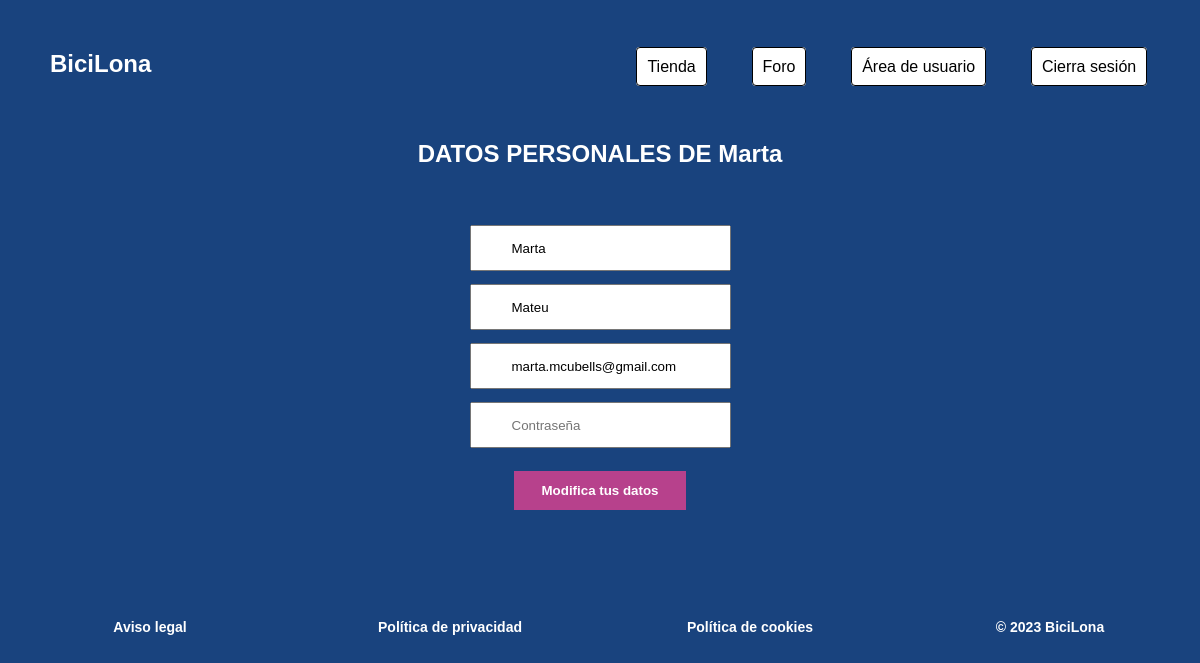
Screenshot of /Vista/modificardatos.php (signed in) with the database file from the repository.
### tables this page shows
CREATE TABLE `usuario` (
  `id_usr` int(10) NOT NULL,
  `nombre` varchar(20) NOT NULL,
  `apellidos` varchar(50) NOT NULL,
  `email` varchar(100) NOT NULL,
  `password` varchar(100) NOT NULL
);

### Modelo/datosUsuarioMod.php (called while the page is built, shortened)
<?php
	function getUsuario() {
		$conexion = abrirConexion();
		$id_usuario = $_SESSION['id_usr'];
		$sql = "SELECT * FROM USUARIO WHERE id_usr='$id_usuario'";
        $resultados = mysqli_query($conexion, $sql);
		return $resultados;
	}
?>

### Controlador/datosUsuarioCont.php (the view)
<?php
   require "../Modelo/datosUsuarioMod.php";
   function muestraUsuario(){
      $datos = getUsuario();
     foreach ($datos as $fila) {
        echo "<div class='registrologin'>
               <form action='modificardatos.php' method='get'>
		            <input type='text' name='nombre' value='" . $fila["nombre"] . "' id='nombre' required>
		            <input type='text' name='apellidos' value='" . $fila["apellidos"] . "' id='apellidos' required>
		            <input type='text' name='email' value='" . $fila["email"] . "' id='email' required>
		            <input type='password' name='password' placeholder='Contraseña' id='password' required>
                  <div class='envia'>
		              <input type='submit' value='Modifica tus datos' name='modificar'>
                  </div>
		         </form>
              </div>";
        };
};
?>

### css/estilos.css (style rules this page uses)
*, *::after, *::before { margin: 0; padding: 0; box-sizing: border-box; }
html { font-family: Montserrat, sans-serif; }
body { box-sizing: inherit; background-color:#19437E; }
a { text-decoration: none; color:white; }
.registrologin { display: flex; flex-direction: column; align-items: center; margin: 2em; }
.registrologin form input,textarea { display: flex; flex-direction: column; align-items: center; padding: 1em 3em 1em 3em; margin: 1em; }
.envia { display: flex; justify-content: center; }
.registrologin form input[type="submit"] { width: 60%; padding: 12px; background-color: #b7418c; border: none; cursor: pointer; font-weight: bold; color: #ffffff; margin: 10px; }
footer { text-align:center; color: white; font-weight: bold; margin: 6em 0 2em 0; }
footer div { padding: 0.2em; }
@media only screen and (min-width: 768px) { footer { display: flex; align-items: baseline; } }
@media only screen and (min-width: 768px) { footer > div { width: 100vw; text-align: center; font-size: 14px; } }

### rows the page displays
usuario: nombre "Marta", apellidos "Mateu", email "marta.mcubells@gmail.com"

### other values shown
$_SESSION['nombre'] "Marta"
